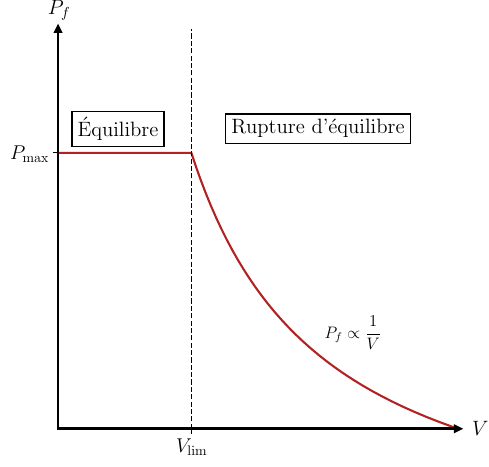

Write the Python code that produced this figure.
import numpy as np
import matplotlib as mpl
import matplotlib.pyplot as plt

plt.rcParams.update(
    {
        "text.usetex": True,
        "font.family": "EB Garamond",
        "axes.labelsize": "x-large",
        "xtick.labelsize": "x-large",
        "ytick.labelsize": "x-large",
    }
)
plt.rcParams["figure.facecolor"] = "w"

mpl.rc("text.latex", preamble=r"\usepackage{xcolor}\usepackage{amsmath}")

################### AMPLITUDE ###################

Ps = 1  # bar
R = 8.314  # J.K^-1.mol^-1
T = 473  # K
K = 52.6e-3

Pmax = K * Ps

n0 = 2.00e-3  # mol
Vlim = n0 * R * T / (2 * K * Ps)

Vlist = np.linspace(0, 3 * Vlim, 1000)
xmin, xmax = [min(Vlist), max(Vlist)]


def Pfunc(V):
    if V < Vlim:
        return Pmax
    else:
        return (n0 * R * T) / (2 * V)


Pf = np.vectorize(Pfunc)

fig = plt.figure(figsize=(5, 5), constrained_layout=True)
ax = fig.add_axes((0.10, 0.10, 0.8, 0.8))

for axe in ["left", "bottom"]:
    ax.spines[axe].set_linewidth(2)

for axe in ["top", "right"]:
    ax.spines[axe].set_visible(False)

Pf_list = Pf(Vlist)
ymin, ymax = [min(Pf_list), max(Pf_list)]

ax.plot(Vlist, Pf_list, color="firebrick")
ax.axvline(Vlim, c="k", ls="--", lw=1)

ax.set_xlim(xmin, xmax)
ax.set_ylim(ymin, 1.3 * ymax)

ax.set_xlabel("$V$", fontsize=15, clip_on=False)
ax.xaxis.set_label_coords(1.05, 0.02)
ax.set_ylabel("$P_f$", fontsize=15, rotation=0)
ax.yaxis.set_label_coords(0, 1.02)

ax.set_xticks([Vlim])
ax.set_xticklabels(["$V_{\\mathrm{lim}}$"])
ax.set_yticks([Pmax])
# ax.set_yticklabels(["$P_{\\mathrm{max}} = K^\\circ P^\\circ$"])
ax.set_yticklabels(["$P_{\\mathrm{max}}$"])

ax.plot(0, 1, "^k", lw=2, ms=5, transform=ax.transAxes, clip_on=False)
ax.plot(1, 0, ">k", lw=2, ms=5, transform=ax.transAxes, clip_on=False)

ax.text(
    0.15,
    0.75,
    "Équilibre",
    fontsize=15,
    ha="center",
    va="center",
    bbox=dict(fc="none", ec="black", lw=1),
    transform=ax.transAxes,
)
ax.text(
    0.65,
    0.75,
    "Rupture d'équilibre",
    fontsize=15,
    ha="center",
    va="center",
    bbox=dict(fc="none", ec="black", lw=1),
    transform=ax.transAxes,
)
ax.text(
    2 * Vlim,
    1.05 * Pf(2 * Vlim),
    "$\\displaystyle P_f\\propto\\frac{1}{V}$",
    fontsize=12,
    ha="left",
    va="bottom",
)

fig.savefig("./pf_V.pdf", bbox_inches="tight")
